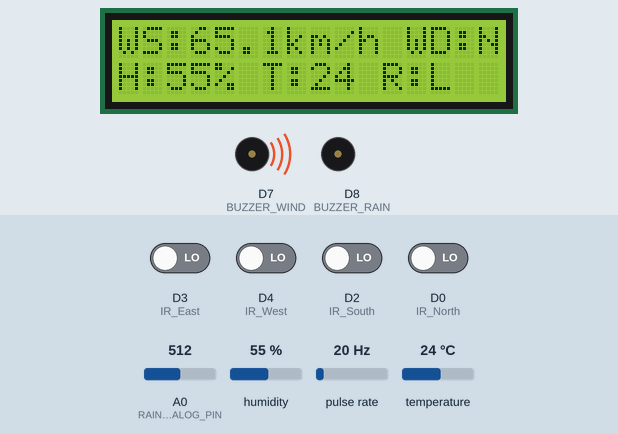
A sketch run on a simulated ESP8266 (NodeMCU). Shown: 16×2 character LCD, buzzer (waves = sounding, pin HIGH). Wiring (inferred from the names in the program): pulse sensor: data D6. Inputs (shaded band) come from the test bench; at power-on: D0 (IR_North), D2 (IR_South), D3 (IR_East), D4 (IR_West) LOW, A0 (RAIN_ANALOG_PIN) = 512, humidity 55 %, pulse rate 20 Hz, temperature 24 °C. WiFi joins after 1.5 s; servers stay silent unless stated.

Above: at 4.5 s.
4.6 s: A0 (RAIN_ANALOG_PIN) set to 310
6.9 s: A0 (RAIN_ANALOG_PIN) set to 285
At 8.1 s:
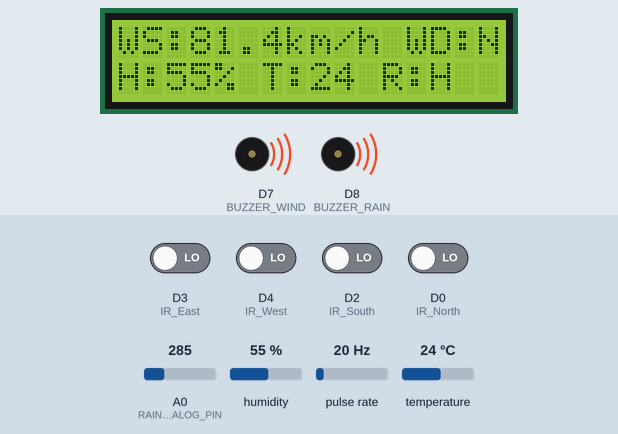
8.9 s: D3 (IR_East) driven HIGH
At 9.9 s:
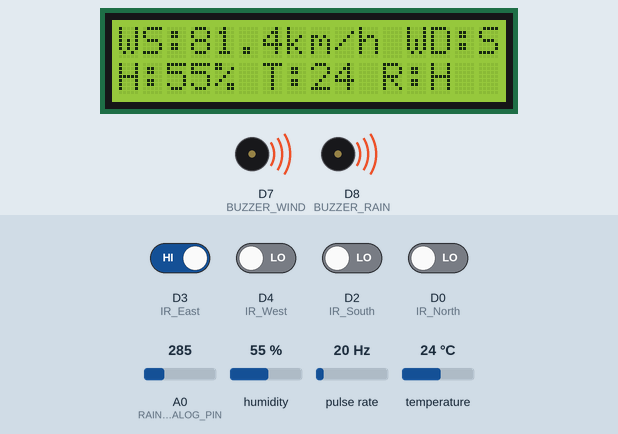
10.9 s: A0 (RAIN_ANALOG_PIN) set to 306
At 12.3 s:
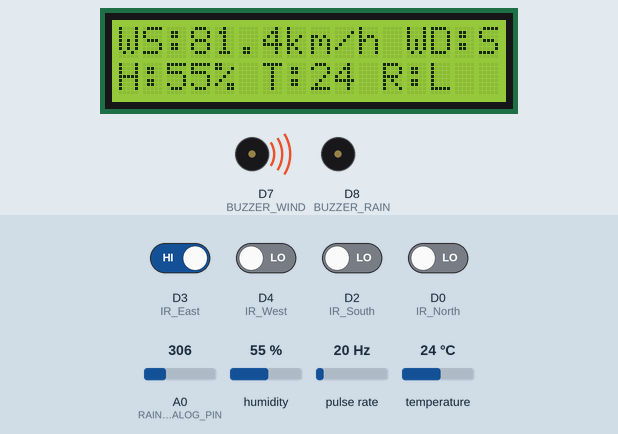
12.9 s: D4 (IR_West) driven HIGH
At 14.1 s:
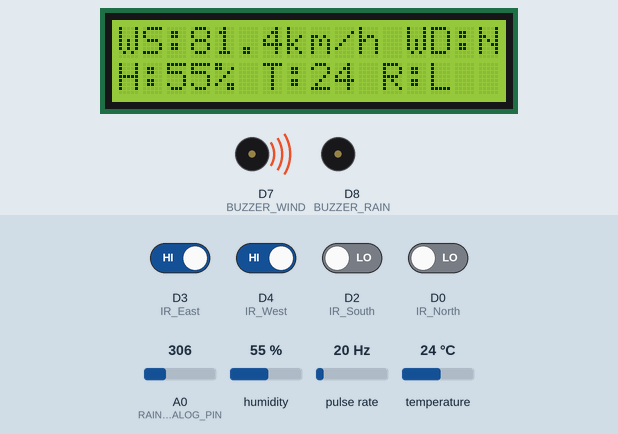
14.9 s: D0 (IR_North) driven HIGH
At 16.5 s:
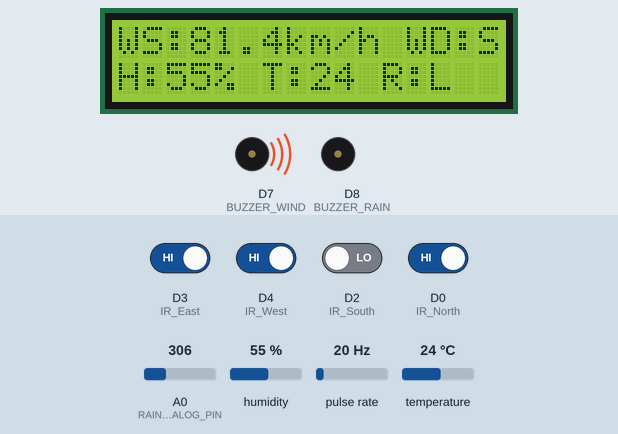
Timing chart, 0 to 17.9 s (numbered marks = the images above; inputs shaded):
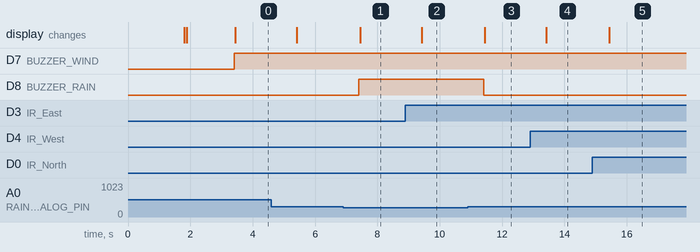

The sketch:

Weather_moniter_IoT.ino
```cpp
#define BLYNK_TEMPLATE_ID "TMPL6A-G6X_SD"
#define BLYNK_TEMPLATE_NAME "project"
#define BLYNK_AUTH_TOKEN "hNCOjskc9Y3CTpOl0jEysgG8nVTteiJs"

#include <Wire.h>
#include <LiquidCrystal_I2C.h>
#include <DHT.h>
#include <BlynkSimpleEsp8266.h>  // or your platform variant

// ---------- Blynk Setup ----------
char auth[] = "hNCOjskc9Y3CTpOl0jEysgG8nVTteiJs";
#define WIFI_SSID "NuwangieA12"
#define WIFI_PASS "20021106"

// ---------- Pin Configuration ----------
#define HALL_PIN D6
#define DHT_PIN D5
#define DHTTYPE DHT11
#define RAIN_ANALOG_PIN A0

#define BUZZER_RAIN D8
#define BUZZER_WIND D7

#define IR_North D0
#define IR_South D2
#define IR_East  D3
#define IR_West  D4

// ---------- Objects ----------
LiquidCrystal_I2C lcd(0x27, 16, 2);
DHT dht(DHT_PIN, DHTTYPE);

// ---------- Wind speed ----------
volatile unsigned int pulseCount = 0;
unsigned long lastCalcTime = 0;
const float radius = 0.09;
const float pi = 3.1416;

// ---------- Interrupt ----------
void IRAM_ATTR countPulse() {
  pulseCount++;
}

void setup() {
  Serial.begin(115200);

  Blynk.begin(auth, WIFI_SSID, WIFI_PASS);

  dht.begin();

  pinMode(HALL_PIN, INPUT_PULLUP);
  attachInterrupt(digitalPinToInterrupt(HALL_PIN), countPulse, FALLING);

  pinMode(IR_North, INPUT);
  pinMode(IR_South, INPUT);
  pinMode(IR_East, INPUT);
  pinMode(IR_West, INPUT);

  pinMode(BUZZER_RAIN, OUTPUT);
  pinMode(BUZZER_WIND, OUTPUT);
  digitalWrite(BUZZER_RAIN, LOW);
  digitalWrite(BUZZER_WIND, LOW);

  lcd.init();
  lcd.backlight();
  lcd.setCursor(0, 0);
  lcd.print("Weather Station");
  delay(1500);
  lcd.clear();
}

void loop() {
  Blynk.run();

  unsigned long currentTime = millis();

  if (currentTime - lastCalcTime >= 2000) {
    noInterrupts();
    unsigned int count = pulseCount;
    pulseCount = 0;
    interrupts();

    float rpm = count * 60.0;
    float windSpeedMs = (2 * pi * radius * rpm) / 60.0;
    float windSpeedKmh = windSpeedMs * 3.6;

    bool n = digitalRead(IR_North) == LOW;
    bool s = digitalRead(IR_South) == LOW;
    bool e = digitalRead(IR_East)  == LOW;
    bool w = digitalRead(IR_West)  == LOW;

    String direction = "ND";
    if (e && n)      direction = "NE";
    else if (e && s) direction = "SE";
    else if (w && s) direction = "SW";
    else if (w && n) direction = "NW";
    else if (n)      direction = "N";
    else if (s)      direction = "S";
    else if (w)      direction = "W";
    else if (e)      direction = "E";

    float humidity = dht.readHumidity();
    float temp = dht.readTemperature();

    int rainValue = analogRead(RAIN_ANALOG_PIN);
    String rainStatus;

    if (rainValue < 300) {
      rainStatus = "Heavy";
      digitalWrite(BUZZER_RAIN, HIGH);
    } else {
      digitalWrite(BUZZER_RAIN, LOW);
      rainStatus = (rainValue < 600) ? "Light" : "Dry";
    }

    if (windSpeedKmh >= 40.0) {
      digitalWrite(BUZZER_WIND, HIGH);
    } else {
      digitalWrite(BUZZER_WIND, LOW);
    }

    // Update LCD
    lcd.clear();
    lcd.setCursor(0, 0);
    lcd.print("WS:");
    lcd.print(windSpeedKmh, 1);
    lcd.print("km/h WD:");
    lcd.print(direction);

    lcd.setCursor(0, 1);
    lcd.print("H:");
    lcd.print((int)humidity);
    lcd.print("% T:");
    lcd.print((int)temp);
    lcd.print(" R:");
    lcd.print(rainStatus.charAt(0));

    // --- Blynk virtual pins update ---
    Blynk.virtualWrite(V0, windSpeedKmh);       // Wind Speed (km/h)
    Blynk.virtualWrite(V1, direction);          // Wind Direction (string)
    Blynk.virtualWrite(V2, temp);                // Temperature (°C)
    Blynk.virtualWrite(V3, humidity);            // Humidity (%)
    Blynk.virtualWrite(V4, rainValue);           // Rain analog value
    Blynk.virtualWrite(V5, rainStatus);          // Rain status string
    Blynk.virtualWrite(V6, digitalRead(BUZZER_RAIN)); // Rain buzzer state
    Blynk.virtualWrite(V7, digitalRead(BUZZER_WIND)); // Wind buzzer state

    lastCalcTime = currentTime;
  }
}
```

Measured:
- the behaviour switches between 300 and 299 on A0 (RAIN_ANALOG_PIN) (found by bisection; images 0 and 1)
- after the input at 6.9 s, D8 (BUZZER_RAIN): LOW → HIGH after 0.51 s; the display: changes after 0.54 s (image 1)
- after the input at 8.9 s, the display: changes after 0.52 s (image 2)
- after the input at 10.9 s, D8 (BUZZER_RAIN): HIGH → LOW after 0.51 s; the display: changes after 0.54 s (image 3)
- after the input at 12.9 s, the display: changes after 0.52 s (image 4)
- after the input at 14.9 s, the display: changes after 0.54 s (image 5)
